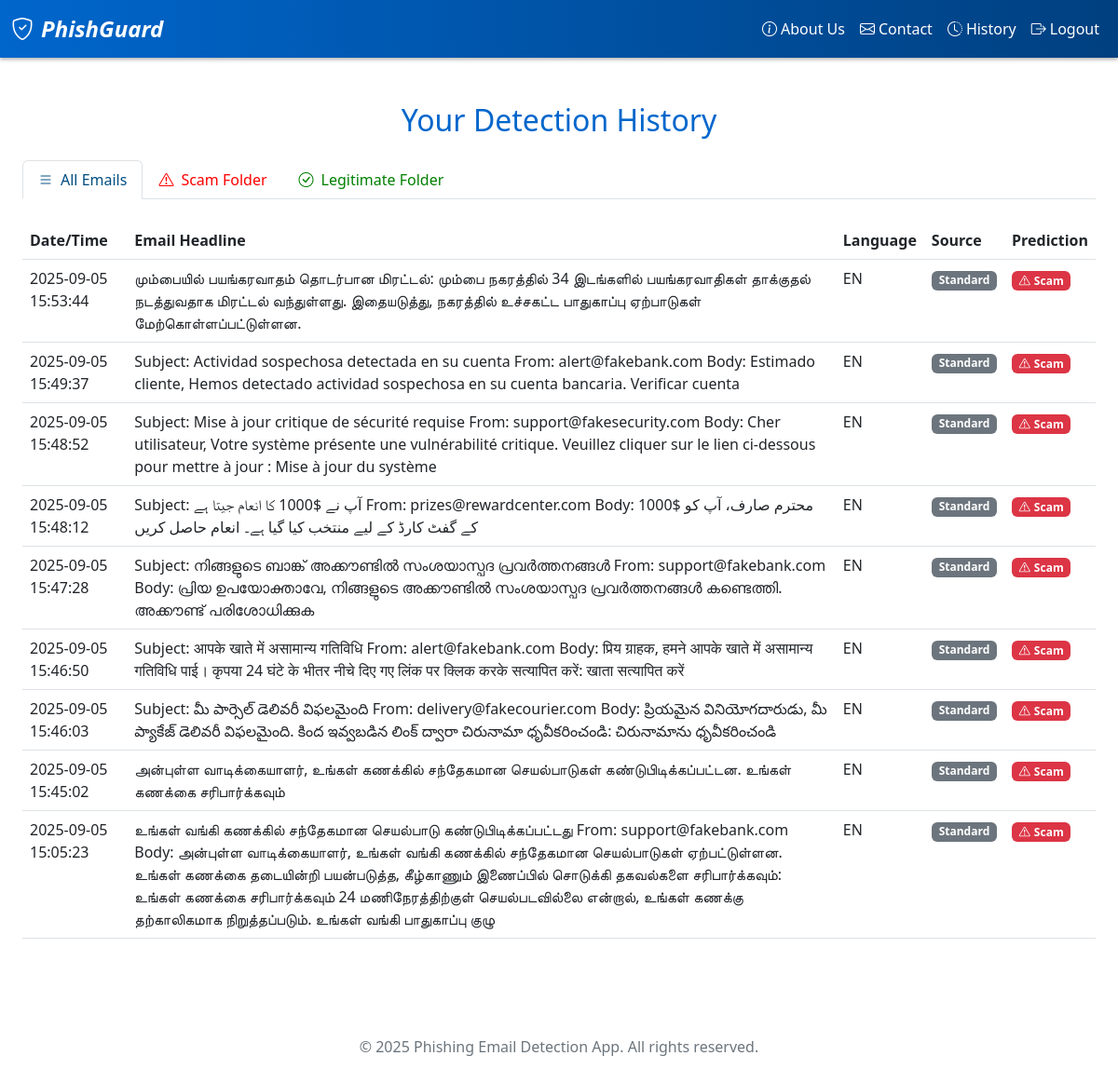
The page /history (signed in) on the database its author committed.
### app.py (models this page shows)
class DetectionHistory(db.Model):
    id = db.Column(db.Integer, primary_key=True)
    user_id = db.Column(db.Integer, db.ForeignKey('user.id'), nullable=False)
    subject = db.Column(db.String(300), nullable=False)
    prediction = db.Column(db.String(50), nullable=False)
    timestamp = db.Column(db.DateTime, server_default=db.func.now())
    detected_language = db.Column(db.String(10), nullable=True)
    translated_text = db.Column(db.Text, nullable=True)
    trusted_source = db.Column(db.Boolean, default=False)
    user = db.relationship('User', backref='detections')

### app.py (the view)
@app.route('/history')
def history():
    if 'user' not in session:
        return redirect(url_for('login'))
    user = User.query.filter_by(email=session['user']).first()
    detections = DetectionHistory.query.filter_by(user_id=user.id).order_by(DetectionHistory.timestamp.desc()).all()
    return render_template('history.html', detections=detections, detection_id=None)

### templates/history.html (shortened to what this page needs)
{% extends "base.html" %} {% block title %}Detection History{% endblock %} {% block content %}
<div class="container py-4">
    <h2 class="text-center text-blue mb-4">Your Detection History</h2>
    <ul class="nav nav-tabs mb-4" id="emailTabs" role="tablist">
        <li class="nav-item" role="presentation">
            <button class="nav-link active" id="all-tab" data-bs-toggle="tab" data-bs-target="#all" type="button" role="tab" aria-controls="all" aria-selected="true" style="color: rgb(0, 77, 128) !important;">
                <i class="bi bi-list me-2"></i>All Emails
            </button>
        </li>
        <li class="nav-item" role="presentation">
            <button class="nav-link text-danger" id="spam-tab" data-bs-toggle="tab" data-bs-target="#spam" type="button" role="tab" aria-controls="spam" aria-selected="false" style="color: red !important;">
                <i class="bi bi-exclamation-triangle me-2"></i>Scam Folder
            </button>
        </li>
        <li class="nav-item" role="presentation">
            <button class="nav-link text-success" id="legitimate-tab" data-bs-toggle="tab" data-bs-target="#legitimate" type="button" role="tab" aria-controls="legitimate" aria-selected="false" style="color: green !important;">
                <i class="bi bi-check-circle me-2"></i>Legitimate Folder
            </button>
        </li>
    </ul>
    <div class="tab-content" id="emailTabsContent">
        <div class="tab-pane fade show active" id="all" role="tabpanel" aria-labelledby="all-tab">
            {% if detections %}
            <div class="table-responsive">
                <table class="table table-hover">
                    <thead style="background-color: green;" class="text-white">
                        <tr>
                            <th>Date/Time</th>
                            <th>Email Headline</th>
                            <th>Language</th>
                            <th>Source</th>
                            <th>Prediction</th>
                        </tr>
                    </thead>
                    <tbody>
                        {% for d in detections %}
                        <tr>
                            <td>{{ d.timestamp.strftime('%Y-%m-%d %H:%M:%S') if d.timestamp else '' }}</td>
                            <td>{{ d.subject }}
                            </td>
                            <td>{{ d.detected_language|upper if d.detected_language else 'EN' }}</td>
                            <td>
                                {% if d.trusted_source %}
                                <span class="badge bg-success">Trusted</span> {% else %}
                                <span class="badge bg-secondary">Standard</span> {% endif %}
                            </td>
                            <td>
                                {% if d.prediction == 'Unsafe' %}
                                <span class="badge bg-red"><i class="bi bi-exclamation-triangle me-1"></i>Scam</span> {% else %}
                                <span class="badge bg-green"><i class="bi bi-check-circle me-1"></i>Legitimate</span> {% endif %}
                            </td>
                        </tr>
                        {% endfor %}
                    </tbody>
                </table>
            </div>
            {% else %}
            <div class="alert alert-info">
                <i class="bi bi-info-circle me-2"></i>No detection history yet.
            </div>
            {% endif %}
        </div>
            {% set spam_emails = detections|selectattr('prediction', 'equalto', 'Unsafe')|list %}
            {% set legitimate_emails = detections|selectattr('prediction', 'equalto', 'Ham')|list %}
    </div>
</div>
{% endblock %}

### templates/base.html (style rules this page uses)
:root { --blue: #0066cc; --blue-dark: #004080; --green: #28a745; --green-dark: #218838; --red: #dc3545; --red-dark: #c82333; }
.bg-red { background-color: var(--red) !important; color: white !important; }
.text-blue { color: var(--blue) !important; }
body { background-color: #ffffff; font-family: 'Segoe UI', Tahoma, Geneva, Verdana, sans-serif; color: #111111; }
.navbar-brand, .nav-link { color: white !important; }
.container { max-width: 1200px; }

### rows shown on the page
DetectionHistory: timestamp "2025-09-05 15:53:44", subject "மும்பையில் பயங்கரவாதம் தொடர்பான மிரட்டல்: மும்பை நகரத்தில் 34 இடங்களில் பயங்கரவாதிகள் தாக்குதல் நடத்துவதாக மிரட்டல் வந்துள்ளது. இதையடுத்து, நகரத்தில் உச்சகட்ட பாதுகாப்பு ஏற்பாடுகள் மேற்கொள்ளப்பட்டுள்ளன.", detected_language "EN", trusted_source "Standard", prediction "Unsafe" (drawn)
DetectionHistory: timestamp "2025-09-05 15:49:37", subject "Subject: Actividad sospechosa detectada en su cuenta From: alert@fakebank.com Body: Estimado cliente, Hemos detectado actividad sospechosa en su cuenta bancaria. Verificar cuenta", detected_language "EN", trusted_source "Standard", prediction "Unsafe" (drawn)
DetectionHistory: timestamp "2025-09-05 15:48:52", subject "Subject: Mise à jour critique de sécurité requise From: support@fakesecurity.com Body: Cher utilisateur, Votre système présente une vulnérabilité critique. Veuillez cliquer sur le lien ci-dessous pour mettre à jour : Mise à jour du système", detected_language "EN", trusted_source "Standard", prediction "Unsafe" (drawn)
DetectionHistory: timestamp "2025-09-05 15:48:12", subject "Subject: آپ نے $1000 کا انعام جیتا ہے From: prizes@rewardcenter.com Body: محترم صارف، آپ کو $1000 کے گفٹ کارڈ کے لیے منتخب کیا گیا ہے۔ انعام حاصل کریں", detected_language "EN", trusted_source "Standard", prediction "Unsafe" (drawn)
DetectionHistory: timestamp "2025-09-05 15:47:28", subject "Subject: നിങ്ങളുടെ ബാങ്ക് അക്കൗണ്ടിൽ സംശയാസ്പദ പ്രവർത്തനങ്ങൾ From: support@fakebank.com Body: പ്രിയ ഉപയോക്താവേ, നിങ്ങളുടെ അക്കൗണ്ടിൽ സംശയാസ്പദ പ്രവർത്തനങ്ങൾ കണ്ടെത്തി. അക്കൗണ്ട് പരിശോധിക്കുക", detected_language "EN", trusted_source "Standard", prediction "Unsafe" (drawn)
DetectionHistory: timestamp "2025-09-05 15:46:50", subject "Subject: आपके खाते में असामान्य गतिविधि From: alert@fakebank.com Body: प्रिय ग्राहक, हमने आपके खाते में असामान्य गतिविधि पाई। कृपया 24 घंटे के भीतर नीचे दिए गए लिंक पर क्लिक करके सत्यापित करें: खाता सत्यापित करें", detected_language "EN", trusted_source "Standard", prediction "Unsafe" (drawn)
DetectionHistory: timestamp "2025-09-05 15:46:03", subject "Subject: మీ పార్సెల్ డెలివరీ విఫలమైంది From: delivery@fakecourier.com Body: ప్రియమైన వినియోగదారుడు, మీ ప్యాకేజ్ డెలివరీ విఫలమైంది. కింద ఇవ్వబడిన లింక్ ద్వారా చిరునామా ధృవీకరించండి: చిరునామాను ధృవీకరించండి", detected_language "EN", trusted_source "Standard", prediction "Unsafe" (drawn)
DetectionHistory: timestamp "2025-09-05 15:45:02", subject "அன்புள்ள வாடிக்கையாளர், உங்கள் கணக்கில் சந்தேகமான செயல்பாடுகள் கண்டுபிடிக்கப்பட்டன. உங்கள் கணக்கை சரிபார்க்கவும்", detected_language "EN", trusted_source "Standard", prediction "Unsafe" (drawn)
DetectionHistory: timestamp "2025-09-05 15:05:23", subject "உங்கள் வங்கி கணக்கில் சந்தேகமான செயல்பாடு கண்டுபிடிக்கப்பட்டது From: support@fakebank.com Body: அன்புள்ள வாடிக்கையாளர், உங்கள் வங்கி கணக்கில் சந்தேகமான செயல்பாடுகள் ஏற்பட்டுள்ளன. உங்கள் கணக்கை தடையின்றி பயன்படுத்த, கீழ்காணும் இணைப்பில் சொடுக்கி தகவல்களை சரிபார்க்கவும்: உங்கள் கணக்கை சரிபார்க்கவும் 24 மணிநேரத்திற்குள் செயல்படவில்லை என்றால், உங்கள் கணக்கு தற்காலிகமாக நிறுத்தப்படும். உங்கள் வங்கி பாதுகாப்பு குழு", detected_language "EN", trusted_source "Standard", prediction "Unsafe" (drawn)
